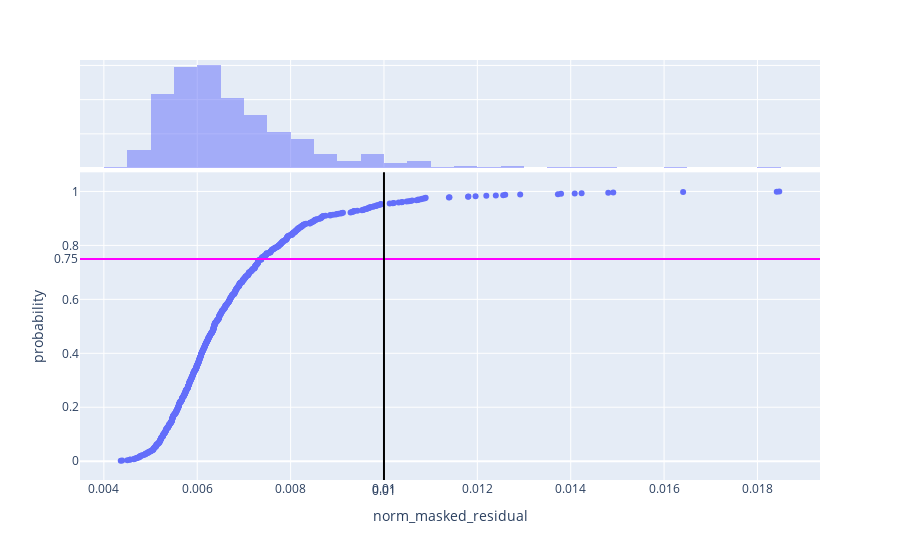

Notebook cell for this chart:
### Code cell
fig = px.ecdf(graphing_df, 
              x = nmr, 
              markers = True, 
              lines = False, 
              #facet_col = "Run ", 
              marginal = "histogram") #, facet_col_wrap = 1) # 

# yval = 0.75
# fig.add_hline(y = yval, 
#               row = 1,
#               col = 1,
#               line_color = "magenta",
#               annotation_text=f"{yval}", #from Run7", 
#               annotation_position="left")

# fig.add_hline(y = 0.69,
#               row = 1,
#               col = 2,
#               line_color = "cyan",
#               annotation_text="0.78", # from Run6", 
#               annotation_position="right")

# determine this post-facto
cutoff_val = 0.01
fig.add_vline(x = cutoff_val, 
              row = 1,
              line_color = "black",
              annotation_text= f"{cutoff_val}", 
              annotation_position="bottom")

# fig.add_trace(go.Scatter(x = np.ones(len(nmr2_lim))*0.004, y = np.linspace(0,1,num = len(nmr2_lim)), mode = "lines"))
# fig.add_trace(go.Scatter(x = np.linspace(0.002, 0.01, num = len(nmr2_lim)), y = np.ones(len(nmr2_lim))*0.75, mode = "lines"))

# fig.add_trace(go.Scatter(x = np.ones(len(nmr2_lim))*0.004, y = np.linspace(0,1,num = len(nmr2_lim))))
# fig.add_trace(go.Scatter(x = np.linspace(0.002, 0.01, num = len(nmr2_lim)), y = np.ones(len(nmr2_lim))*0.75))


fig.show()

### Figure 1 — Plotly figure (JSON) as saved in the notebook; plotly's stock layout.template omitted (floating-point values rounded to 4 significant figures; data arrays with more than 128 entries replaced by an {"elided": "..."} marker saying what was removed)
{"data": [{"hovertemplate": "norm_masked_residual=%{x}<br>probability=%{y}<extra></extra>", "legendgroup": "", "line": {"dash": "solid", "shape": "hv"}, "marker": {"color": "#636efa", "symbol": "circle"}, "mode": "markers", "name": "", "orientation": "v", "showlegend": false, "type": "scatter", "x": {"elided": "799 float values"}, "xaxis": "x", "y": {"elided": "799 float values"}, "yaxis": "y"}, {"alignmentgroup": "True", "bingroup": "x", "hovertemplate": "norm_masked_residual=%{x}<br>count=%{y}<extra></extra>", "legendgroup": "", "marker": {"color": "#636efa"}, "name": "", "offsetgroup": "", "opacity": 0.5, "showlegend": false, "type": "histogram", "x": {"elided": "799 float values"}, "xaxis": "x2", "yaxis": "y2"}], "layout": {"annotations": [{"showarrow": false, "text": "0.75", "x": 0, "xanchor": "right", "xref": "x domain", "y": 0.75, "yanchor": "middle", "yref": "y"}, {"showarrow": false, "text": "0.01", "x": 0.01, "xanchor": "center", "xref": "x", "y": 0, "yanchor": "top", "yref": "y domain"}], "autosize": true, "barmode": "overlay", "legend": {"tracegroupgap": 0}, "margin": {"t": 60}, "shapes": [{"line": {"color": "magenta"}, "type": "line", "x0": 0, "x1": 1, "xref": "x domain", "y0": 0.75, "y1": 0.75, "yref": "y"}, {"line": {"color": "black"}, "type": "line", "x0": 0.01, "x1": 0.01, "xref": "x", "y0": 0, "y1": 1, "yref": "y domain"}], "xaxis": {"anchor": "y", "autorange": true, "domain": [0, 1], "range": [0.003519, 0.01931], "title": {"text": "norm_masked_residual"}, "type": "linear"}, "xaxis2": {"anchor": "y2", "autorange": true, "domain": [0, 1], "matches": "x", "range": [0.003519, 0.01931], "showgrid": true, "showticklabels": false, "type": "linear"}, "yaxis": {"anchor": "x", "autorange": true, "domain": [0, 0.7326], "range": [-0.08449, 1.086], "title": {"text": "probability"}, "type": "linear"}, "yaxis2": {"anchor": "x2", "autorange": true, "domain": [0.7426, 1], "matches": "y2", "range": [0, 157.9], "showgrid": true, "showline": false, "showticklabels": false, "ticks": ""}}}
